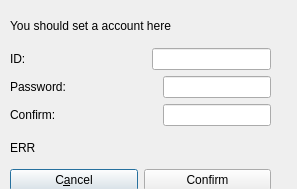
<?xml version="1.0" encoding="UTF-8"?>
<ui version="4.0">
 <class>Dialog</class>
 <widget class="QDialog" name="Dialog">
  <property name="geometry">
   <rect>
    <x>0</x>
    <y>0</y>
    <width>297</width>
    <height>189</height>
   </rect>
  </property>
  <property name="windowTitle">
   <string>Dialog</string>
  </property>
  <widget class="QWidget" name="verticalLayoutWidget">
   <property name="geometry">
    <rect>
     <x>10</x>
     <y>10</y>
     <width>261</width>
     <height>181</height>
    </rect>
   </property>
   <layout class="QVBoxLayout" name="verticalLayout">
    <item>
     <widget class="QLabel" name="label">
      <property name="text">
       <string>You should set a account here</string>
      </property>
     </widget>
    </item>
    <item>
     <layout class="QHBoxLayout" name="horizontalLayout_4">
      <item>
       <widget class="QLabel" name="label_2">
        <property name="text">
         <string>ID:</string>
        </property>
       </widget>
      </item>
      <item>
       <spacer name="horizontalSpacer">
        <property name="orientation">
         <enum>Qt::Horizontal</enum>
        </property>
        <property name="sizeHint" stdset="0">
         <size>
          <width>40</width>
          <height>20</height>
         </size>
        </property>
       </spacer>
      </item>
      <item>
       <widget class="QLineEdit" name="lineEdit"/>
      </item>
     </layout>
    </item>
    <item>
     <layout class="QHBoxLayout" name="horizontalLayout_3">
      <item>
       <widget class="QLabel" name="label_3">
        <property name="text">
         <string>Password:</string>
        </property>
       </widget>
      </item>
      <item>
       <spacer name="horizontalSpacer_2">
        <property name="orientation">
         <enum>Qt::Horizontal</enum>
        </property>
        <property name="sizeHint" stdset="0">
         <size>
          <width>40</width>
          <height>20</height>
         </size>
        </property>
       </spacer>
      </item>
      <item>
       <widget class="QLineEdit" name="lineEdit_2"/>
      </item>
     </layout>
    </item>
    <item>
     <layout class="QHBoxLayout" name="horizontalLayout_2">
      <item>
       <widget class="QLabel" name="label_4">
        <property name="text">
         <string>Confirm:</string>
        </property>
       </widget>
      </item>
      <item>
       <spacer name="horizontalSpacer_3">
        <property name="orientation">
         <enum>Qt::Horizontal</enum>
        </property>
        <property name="sizeHint" stdset="0">
         <size>
          <width>40</width>
          <height>20</height>
         </size>
        </property>
       </spacer>
      </item>
      <item>
       <widget class="QLineEdit" name="lineEdit_3"/>
      </item>
     </layout>
    </item>
    <item>
     <widget class="QLabel" name="label_5">
      <property name="text">
       <string>ERR</string>
      </property>
     </widget>
    </item>
    <item>
     <layout class="QHBoxLayout" name="horizontalLayout">
      <item>
       <widget class="QPushButton" name="pushButton">
        <property name="text">
         <string>C&amp;ancel</string>
        </property>
       </widget>
      </item>
      <item>
       <widget class="QPushButton" name="pushButton_2">
        <property name="text">
         <string>Confirm</string>
        </property>
       </widget>
      </item>
     </layout>
    </item>
   </layout>
  </widget>
 </widget>
 <resources/>
 <connections/>
</ui>
